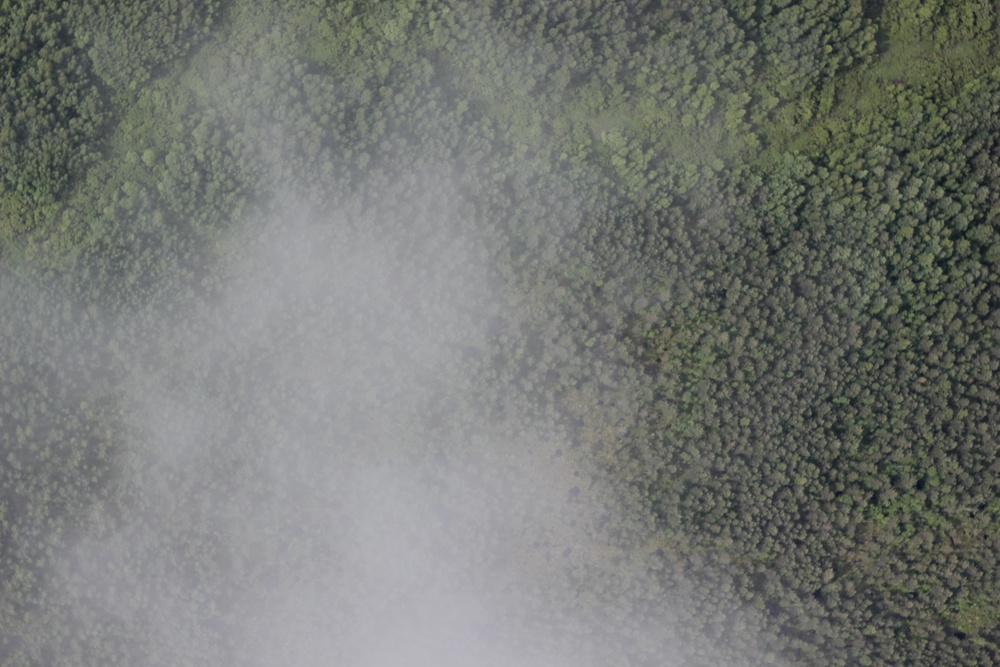
//> input picture samples/cloudForest/1.jpg, 1000 x 667 px, shrunk from 2592 x 1728 before the run, given in place of 1.jpg1.jpg, which was not available
$ ./BestTextureFilter samples/cloudForest/1.jpg   (built with g++ and OpenCV 4, older OpenCV classes emulated)
//> lines starting //> are read from the running program, lines starting //| are printed output that depends on the picture; after the words box and inside, x2 and y2 are one past the last pixel; in counts of white or black regions, pixels touching at a corner belong together; pictures that were not available may be replaced by others from this repository, and a replacement may not be noted
#include <stdio.h>
#include <iostream>
#include <memory>
#include "opencv2/core.hpp"
#include "opencv2/core/core.hpp"
#include "opencv2/core/mat.hpp"
#include "opencv2/features2d/features2d.hpp"
#include "opencv2/highgui/highgui.hpp"
#include "opencv2/calib3d/calib3d.hpp"
#include "opencv2/imgproc.hpp"
#include <opencv2/imgproc.hpp>
#include <opencv2/core/ocl.hpp>
#include <assert.h>
#include <string>
#include <random>
#include <algorithm>
#include <math.h>

using namespace cv;
using namespace std;

default_random_engine randomEngine(239);

float logCnk10(int n, int k) {
    assert (n >= k && n >= 0 && k >= 0);
    float res = 0.0f;
    for (int i = 1; i <= k; i++) {
        res += log10(n - i + 1) - log(i);
    }
    return res;
}

// [22 lines left out: function drawPlot, not called in this run]

Point2f movePoint(Point2f p, Mat m) {
    float data[] = {p.x, p.y, 1};
    Mat pMat(3, 1, CV_32FC1, data);
    Mat p2Mat = m * pMat;
    p2Mat *= 1 / p2Mat.at<float>(2, 0);
    return Point2f(p2Mat.at<float>(0, 0), p2Mat.at<float>(1, 0));
}

void drawCirclesWithDist(vector<KeyPoint> p1, vector<KeyPoint> p2, vector<DMatch> matches, vector<bool> inlier, Mat &img, Mat HAndMove, Mat move, bool fromSecond = false) {
    Scalar cols[] = {Scalar(255, 100, 100), Scalar(100, 100, 255)};
    for (int i = 0; i < matches.size(); i++) {
        DMatch match = matches[i];
        Point2f from = p1[match.queryIdx].pt;
        Point2f to = p2[match.trainIdx].pt;
        if (!fromSecond) {
            circle(img, movePoint(from, HAndMove), 10, cols[inlier[i] ? 0 : 1], 3, LINE_8);
        } else {
            circle(img, movePoint(to, move), 10, cols[inlier[i] ? 0 : 1], 3, LINE_8);
        }
        line(img, movePoint(from, HAndMove), movePoint(to, move), cols[inlier[i] ? 0 : 1], 1, LINE_8);
    }
}

Mat scaleToFit(Mat img, int targetHeight = 700) {
    float scale = targetHeight * 1.0f / img.rows;
    Mat resized;
    resize(img, resized, Size((int) (img.cols * scale), (int) (img.rows * scale)));
    return resized;
}

void showImagesWithSwitching(const char *name, Mat images[], int count, int width = 700) {
    int i = 0;
    int key;
    const int ESC_KEY = 1048603;
    const int SPACE_KEY = 1048608;
    do {
        imshow(name, scaleToFit(images[i], width));
        key = waitKey();
        char keyChar = (char) key;
        if (key == SPACE_KEY) {
            i = (i + 1) % count;
        } else if (keyChar - '0' >= 1 && keyChar - '0' <= min(9, count)) {
            i = keyChar - '1';
        }
    } while (key != ESC_KEY);

}

pair<Size, Mat> getPerspectiveSizeAndMovement(Size img1, Size img2, Mat H) {
    float img1Corners[] = {
            0, (float) img1.width, 0, (float) img1.width,
            0, 0, (float) img1.height, (float) img1.height,
            1, 1, 1, 1
    };
    Mat corners(3, 4, CV_32FC1, img1Corners);
    Mat img1CorsRes = H * corners;
    for (int i = 0; i < img1CorsRes.cols; i++) {
        img1CorsRes.col(i) *= 1.0f / img1CorsRes.at<float>(2, i);
    }
    float minX = 0;
    float minY = 0;
    float maxX = img2.width;
    float maxY = img2.height;
    for (int i = 0; i < img1CorsRes.cols; i++) {
        minX = min(minX, img1CorsRes.at<float>(0, i));
        maxX = max(maxX, img1CorsRes.at<float>(0, i));
        minY = min(minY, img1CorsRes.at<float>(1, i));
        maxY = max(maxY, img1CorsRes.at<float>(1, i));
    }
    float vx = -minX;
    float vy = -minY;
    float movement[] = {
            1, 0, vx,
            0, 1, vy,
            0, 0, 1
    };
    return pair<Size, Mat>(Size((int) (maxX - minX), (int) (maxY - minY)), Mat(3, 3, CV_32FC1, movement).clone());
}

enum RANSAC_TASK {
    HOMOGRAPHY_TASK
};

Mat mergeByBestContrast(Mat img1, Mat img2, Mat move, Mat homography, Size perspectiveSize);

template<typename X>
vector<X> takeRandomValues(vector<X> values, int n) {
    vector<X> result;
    vector<int> indexes;
    for (int i = 0; i < values.size(); i++) {
        indexes.push_back(i);
    }
    shuffle(indexes.begin(), indexes.end(), randomEngine);
    for (int i = 0; i < n; i++) {
        result.push_back(values[indexes[i]]);
    }
    return result;
}

//X - point type
//M - model type
//createModelFoo - function, that creating model by given points
//rankingFoo - function of ranking correspondence of current point X to hypothetical model M
template<typename X, typename M>
pair<M, vector<bool>> ransacContrario(vector<X> points, int minPointsCount,
        function<M(vector<X>)> createModelFoo, function<float(M, X)> rankingFoo,
        RANSAC_TASK taskType, float wholeArea, int itersCount = 100) {

    int n = points.size();
    assert (n > minPointsCount);

    M bestModel;
    float bestThreshold = -1;
    int bestInliers = -1;
    for (int iter = 0; iter < itersCount; iter++) {
        M model = createModelFoo(takeRandomValues(points, minPointsCount));

        vector<float> distances;
        for (int i = 0; i < n; i++) {
            distances.push_back(rankingFoo(model, points[i]));
        }
        sort(distances.begin(), distances.end());

        float minProbability = FLT_MAX;
        float bestModelThreshold = -1;
        int bestModelInliers = -1;
        int inliers = 0;
        for (int i = 0; i < distances.size(); i++) {
            float threshold = distances[i];
            inliers++;
            float probability;
            switch (taskType) {
                case (HOMOGRAPHY_TASK) : {
                    float r = threshold;
                    float pi = (float) M_PI;
                    float p = pi * r * r / wholeArea;
                    if (p <= 1.0f / 4.0f) {
                        int k = inliers;
                        probability = logCnk10(n, k) + log10(p) * k + log10(1 - p) * (n - k);
                    } else {
                        probability = FLT_MAX;
                    }
                    break;
                }
                default : {
                    assert (false);
                }
            }
            if (probability < minProbability) {
                minProbability = probability;
                bestModelThreshold = threshold;
                bestModelInliers = inliers;
            }
        }

        if (bestModelInliers > bestInliers || bestInliers == -1) {
            bestModel = model;
            bestThreshold = bestModelThreshold;
            bestInliers = bestModelInliers;
        }
    }

    vector<bool> isInlier(n, false);
    for (int i = 0; i < n; i++) {
        X point = points[i];
        if (rankingFoo(bestModel, point) <= bestThreshold) {
            isInlier[i] = true;
        }
    }
    vector<X> inliers;
    for (int i = 0; i < n; i++) {
        if (isInlier[i]) {
            inliers.push_back(points[i]);
        }
    }
    return pair<M, vector<bool>>(createModelFoo(inliers), isInlier);
}

Mat findMyHomography(vector<Point2f> srcPoints, vector<Point2f> dstPoints) {
    assert (srcPoints.size() == dstPoints.size());
    assert (srcPoints.size() >= 4);
    Mat src(srcPoints);
    Mat dst(dstPoints);
    int n = src.rows;
    Mat A(2 * n, 9, CV_32FC1);
    for (int i = 0; i < n; i++) {
        float xi1 = src.at<float>(0, 2 * i);
        float yi = src.at<float>(0, 2 * i + 1);
        float xi2 = dst.at<float>(0, 2 * i);
        float yi2 = dst.at<float>(0, 2 * i + 1);
        float data[] = {0, 0, 0, -xi1, -yi, -1, yi2 * xi1, yi2 * yi, yi2,
                xi1, yi, 1, 0, 0, 0, -xi2 * xi1, -xi2 * yi, -xi2};
        Mat Ai(2, 9, CV_32FC1, data);
        Ai.row(0).copyTo(A.row(2 * i + 0));
        Ai.row(1).copyTo(A.row(2 * i + 1));
    }
    SVD svd(A, 4);
    return svd.vt.row(svd.vt.rows - 1).reshape(1, 3);
}

Mat drawCircles(vector<KeyPoint> ps, Mat img, Scalar color = Scalar(200, 100, 100), int radius = 4) {
    Mat res;
    img.copyTo(res);
    for (KeyPoint p : ps) {
        circle(res, p.pt, radius, color, radius / 2, LINE_8);
    }
    return res;
}

int main(int argc, char **argv) {
    if (argc != 2) {
        cout << "Usage: MyAContrarioRansac <folderName>"
                << endl << "Where folderName - folder with 1.jpg and 2.jpg images inside." << endl;
        return EXIT_FAILURE;
    }

    Mat imgs[2];
    for (int i = 0; i < 2; i++) {
        string file = argv[1] + to_string(i + 1) + string(".jpg");
        imgs[1 - i] = imread(file, IMREAD_COLOR);
//> imgs[1] is the input picture: 667 rows x 1000 cols, CV_8UC3; mean B, G, R 116.2, 120.6, 117.6
        if (imgs[1 - i].empty()) {
            cout << "Cannot load image: " << file << endl;
        }
        imshow(string("Img") + to_string(1 - i), scaleToFit(imgs[1 - i], 500));
    }

    ORB orb(2000);
    vector<KeyPoint> keyPs[2];
    Mat imgsWithKeyPs[2];
    for (int i = 0; i < 2; i++) {
        orb.detect(imgs[i], keyPs[i]);
        imgsWithKeyPs[i] = drawCircles(keyPs[i], imgs[i], Scalar(200, 100, 100), 10);
        cout << "Image" << i << " key points count: " << keyPs[i].size() << endl;
        imshow(string("Img") + to_string(i), scaleToFit(imgsWithKeyPs[i], 500));
    }
//> this loop made 2 passes
//> scale in scaleToFit on passes 1 to 2: 0.75, 0.75
//> (printed output is left out)
//> pass 1, in scaleToFit (call 3), `resize(img, resized, Size((int) (img.cols * scale), (int) (img.rows * ..`:
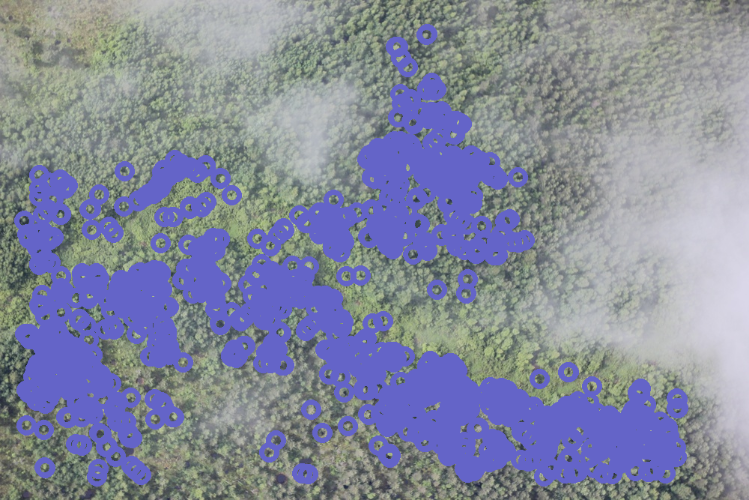
//> resized: 500 rows x 749 cols, CV_8UC3; mean B, G, R 157.4, 136.9, 132

    Mat descrs[2];
    for (int i = 0; i < 2; i++) {
        orb.compute(imgs[i], keyPs[i], descrs[i]);
    }

    BFMatcher matcher(NORM_HAMMING);
    vector<vector<DMatch>> matches;
    matcher.knnMatch(descrs[0], descrs[1], matches, 2);
//> matches = 2000 matches
    cout << "Matches count: " << matches.size() << endl;
//| Matches count: 2000

    vector<DMatch> goodMatches;
    for (vector<DMatch> match12 : matches) {
        if (match12[0].distance < match12[1].distance * 0.7) {
            goodMatches.push_back(match12[0]);
        }
    }
//> after the loop, goodMatches = 53 matches
    cout << "Good matches: " << goodMatches.size() << endl;
//| Good matches: 53


    pair<Mat, vector<bool>> homographyWithInliers = ransacContrario<DMatch, Mat>(goodMatches, 4,
            [&keyPs](vector<DMatch> matches) -> Mat {
                vector<Point2f> srcPoints;
                vector<Point2f> dstPoints;
                for (DMatch match : matches) {
                    srcPoints.push_back(keyPs[0][match.queryIdx].pt);
                    dstPoints.push_back(keyPs[1][match.trainIdx].pt);
                }
                return findMyHomography(srcPoints, dstPoints);
            },
            [&keyPs](Mat h, DMatch match) -> float {
                Point2f p1 = keyPs[0][match.queryIdx].pt;
                Point2f p2 = keyPs[1][match.trainIdx].pt;
                float p1Data[] = {p1.x, p1.y, 1};
                Mat m(3, 1, CV_32FC1, p1Data);
                Mat p12m = h * m;
                p12m *= 1 / p12m.at<float>(2, 0);
                Point2f p12 = Point2f(p12m.at<float>(0, 0), p12m.at<float>(1, 0));
                float dist = (float) norm(p2 - p12);
                return dist;
            },
            HOMOGRAPHY_TASK,
            imgs[1].rows * imgs[1].cols
    );
//> in ransacContrario, `int n = points.size();`: n = 53
//> the loop in ransacContrario, `for (int iter = 0; iter < itersCount; iter++)` made 100 passes
//> (src in findMyHomography, dst in findMyHomography, minProbability, bestModelThreshold, bestModelInliers, bestThreshold, bestInliers) on passes 1, 5: ([[732.7, 563.3], [863, 610], [706, 550], [819.6, 594]], [[788, 190.1], [925, 201], [761, 183], [879.6, 195.6]], -136, 154.8, 52, 154.8, 52), ([[789.7, 597.9], [774, 552], [759, 496], [732, 588]], [[851, 207.4], [825, 169], [796, 121], [795, 213]], -195.3, 47.53, 53, 47.53, 53)
//> after the loop in ransacContrario, `for (int iter = 0; iter < itersCount; iter++)`: bestThreshold = 47.53; bestInliers = 53
//> the loop in ransacContrario, `for (int i = 0; i < n; i++)` made 53 passes

    Mat H = homographyWithInliers.first;
//> H = [[0.000576, 0.00106, -0.977], [8e-05, 0.000299, -0.215], [5.33e-07, 1.22e-06, -0.00102]]
    vector<bool> isInlier = homographyWithInliers.second;
//> isInlier = 53 values from 1 to 1

    int inliersCount = 0;
    for (int i = 0; i < isInlier.size(); i++) {
        if (isInlier[i]) {
            inliersCount++;
        }
    }
//> this loop made 53 passes
//> after the loop, inliersCount = 53
    cout << "Inliers count: " << inliersCount << endl;
//| Inliers count: 53

    pair<Size, Mat> perspectiveSAndMove = getPerspectiveSizeAndMovement(Size(imgs[0].cols, imgs[0].rows), Size(imgs[1].cols, imgs[1].rows), H);
//> in getPerspectiveSizeAndMovement, `float img1Corners[] = { 0, (float) img1.width, 0, (float) img1.width, ..`: img1Corners = [0, 1000, 0, 1000, 0, 0, 667, 667, 1, 1, 1, 1]
//> in getPerspectiveSizeAndMovement, `Mat corners(3, 4, CV_32FC1, img1Corners);`: corners = [[0, 1000, 0, 1000], [0, 0, 667, 667], [1, 1, 1, 1]]
//> in getPerspectiveSizeAndMovement, `Mat img1CorsRes = H * corners;`: img1CorsRes = [[-0.977, -0.401, -0.269, 0.307], [-0.215, -0.135, -0.0161, 0.0639], [-0.00102, -0.000488, -0.000207, 0.000326]]
//> in getPerspectiveSizeAndMovement, `float maxX = img2.width;`: maxX = 1000
//> in getPerspectiveSizeAndMovement, `float maxY = img2.height;`: maxY = 667
//> the loop in getPerspectiveSizeAndMovement, `for (int i = 0; i < img1CorsRes.cols; i++)` made 4 passes
//> maxX on passes 1 to 4: 1000, 1000, 1298.1, 1298.1
//> after the loop in getPerspectiveSizeAndMovement, `for (int i = 0; i < img1CorsRes.cols; i++)`: minX = 0; maxX = 1298.1; minY = 0; maxY = 667
//> in getPerspectiveSizeAndMovement, `float vx = -minX;`: vx = 0
//> in getPerspectiveSizeAndMovement, `float movement[] = { 1, 0, vx, 0, 1, vy, 0, 0, 1 };`: movement = [1, 0, 0, 0, 1, 0, 0, 0, 1]
    cout << "Perspective size: " << perspectiveSAndMove.first << endl;
//| Perspective size: [1298 x 667]

    Mat perspective12(perspectiveSAndMove.first, CV_32FC1);
//> perspective12: 667 rows x 1298 cols, CV_32FC1; every value is 0
    Mat perspective21(perspectiveSAndMove.first, CV_32FC1);
    Mat move = perspectiveSAndMove.second;
//> move = [[1, 0, 0], [0, 1, 0], [0, 0, 1]]

    warpPerspective(imgs[0], perspective12, move * H, perspective12.size(), INTER_LINEAR, BORDER_CONSTANT, 0);
//> perspective12: 667 rows x 1298 cols, CV_8UC3
    warpPerspective(imgs[1], perspective12, move, perspective12.size(), INTER_LINEAR, BORDER_TRANSPARENT, 0);
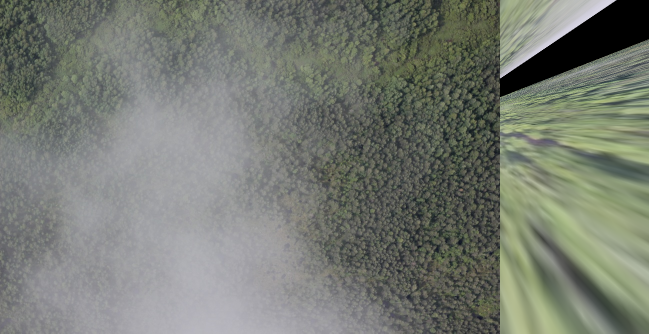
//> perspective12: 667 rows x 1298 cols, CV_8UC3 (shown at 1/2 size); mean B, G, R 114.6, 123.2, 118.7
    Mat perspective12WithMatches = perspective12.clone();
    drawCirclesWithDist(keyPs[0], keyPs[1], goodMatches, isInlier, perspective12WithMatches, move * H, move);
//> the loop in drawCirclesWithDist, `for (int i = 0; i < matches.size(); i++)` made 53 passes
//> (pMat in movePoint, p2Mat in movePoint, p2Mat in movePoint (second call)) on passes 1 to 8: ([731, 594, 1], [798.5, 219.8, 1], [795.6, 219.6, 1]), ([706, 550, 1], [514.1, 204.6, 1], [761, 183, 1]), ([881, 562, 1], [945.3, 171.1, 1], [929, 151, 1]), ([863, 610, 1], [913.9, 195.7, 1], [925, 201, 1]), ([759, 496, 1], [1180.7, 580.4, 1], [796, 121, 1]), ([829, 615, 1], [894.8, 202.3, 1], [894, 214, 1]), ([806, 578, 1], [885, 191.1, 1], [863, 185, 1]), ([880, 599, 1], [925.7, 189.7, 1], [939, 186, 1])
//> after the loop in drawCirclesWithDist, `for (int i = 0; i < matches.size(); i++)`:
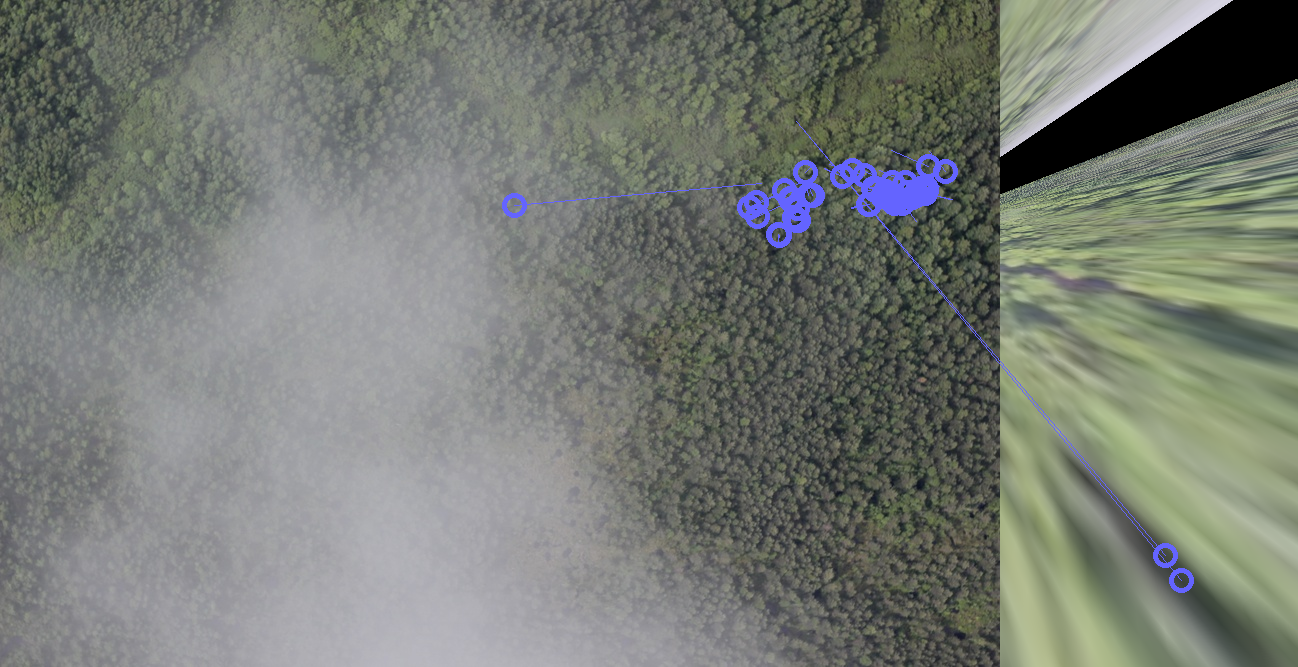
//> img: 667 rows x 1298 cols, CV_8UC3; 1.06% of pixels changed, all inside (x1, y1, x2, y2) = (502, 121, 1194, 593)

    warpPerspective(imgs[1], perspective21, move, perspective21.size(), INTER_LINEAR, BORDER_CONSTANT, 0);
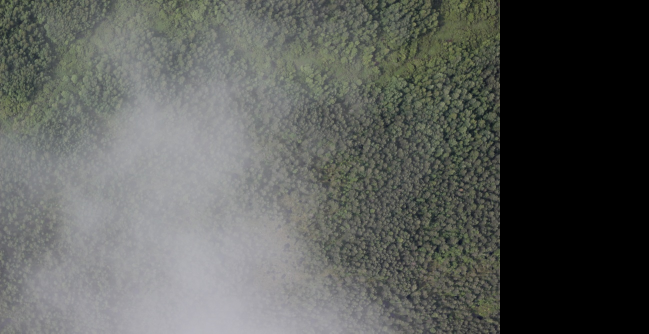
//> perspective21: 667 rows x 1298 cols, CV_8UC3 (shown at 1/2 size); mean B, G, R 89.6, 92.9, 90.6
    warpPerspective(imgs[0], perspective21, move * H, perspective21.size(), INTER_LINEAR, BORDER_TRANSPARENT, 0);
    Mat perspective21WithMatches = perspective21.clone();
    drawCirclesWithDist(keyPs[0], keyPs[1], goodMatches, isInlier, perspective21WithMatches, move * H, move, true);
//> call 2 of drawCirclesWithDist, with fromSecond = true
//> the loop in drawCirclesWithDist (call 2), `for (int i = 0; i < matches.size(); i++)` made 53 passes
//> after the loop in drawCirclesWithDist (call 2), `for (int i = 0; i < matches.size(); i++)`:
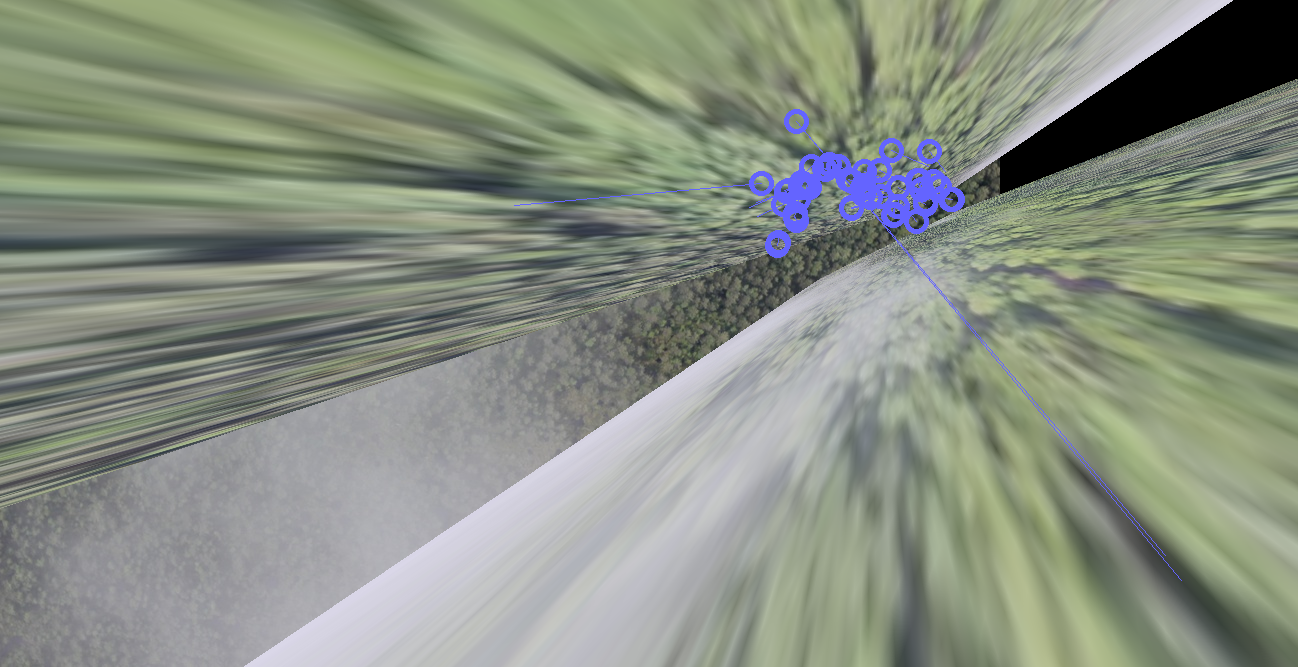
//> img: 667 rows x 1298 cols, CV_8UC3; mean B, G, R 130.8, 144.1, 136.7

    Mat withMatches;
    drawMatches(imgs[0], keyPs[0], imgs[1], keyPs[1], goodMatches, withMatches);

    imshow("Perspective 12", scaleToFit(perspective12WithMatches));
//> (the rest of the program and of its run is left out)
